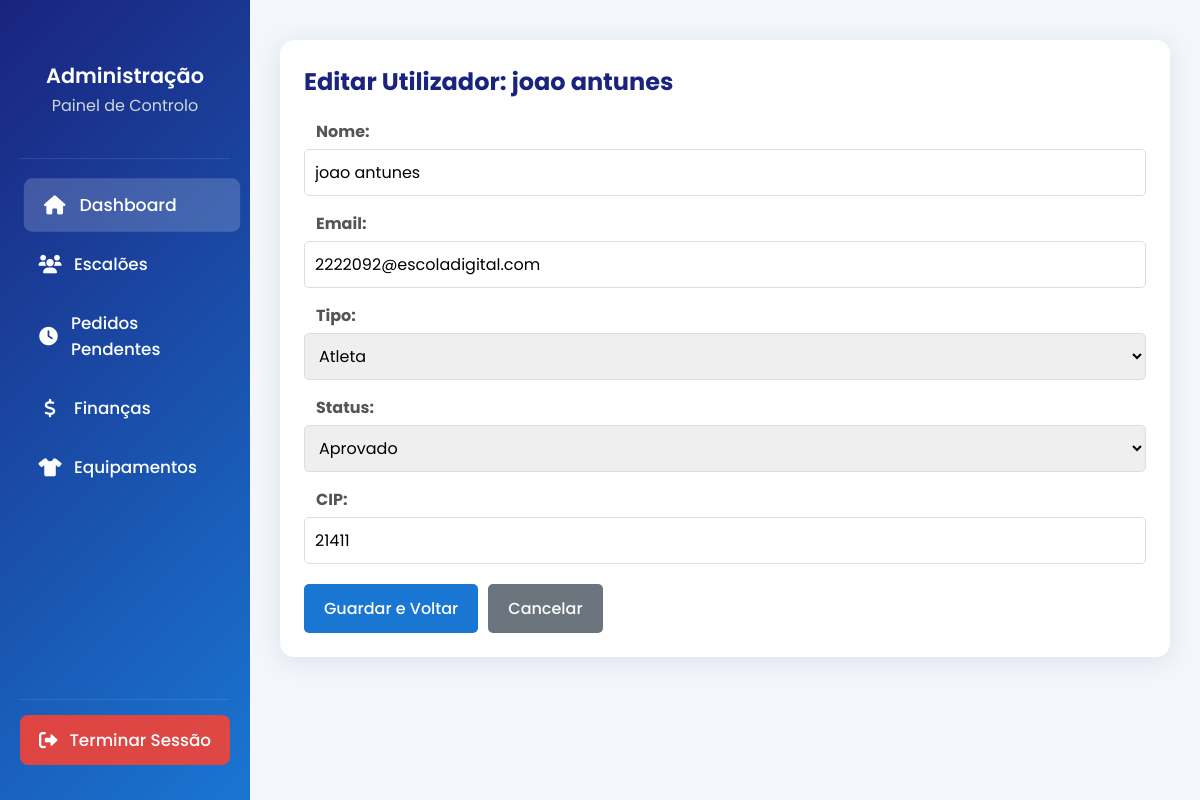
Page /src/admin_edit_user.php?id=27 (signed in) on the committed database.
### tables this page shows
CREATE TABLE `users` (
  `id` int(11) NOT NULL,
  `nome` varchar(100) NOT NULL,
  `email` varchar(100) NOT NULL,
  `password_hash` varchar(255) DEFAULT NULL,
  `tipo` varchar(20) DEFAULT NULL,
  `data_registo` timestamp NOT NULL DEFAULT current_timestamp(),
  `status` varchar(20) DEFAULT NULL,
  `data_registro` timestamp NOT NULL DEFAULT current_timestamp(),
  `data_nascimento` date DEFAULT NULL,
  `genero` enum('M','F') DEFAULT NULL,
  `telefone` varchar(9) DEFAULT NULL,
  `nif` varchar(9) DEFAULT NULL,
  `morada` text DEFAULT NULL,
  `foto_perfil` varchar(255) DEFAULT NULL,
  `escalao` varchar(50) DEFAULT NULL,
  `posicao` varchar(50) DEFAULT NULL,
  `numero` int(11) DEFAULT NULL,
  `pe_dominante` varchar(20) DEFAULT NULL,
  `exame_medico_data` date DEFAULT NULL,
  `seguro_desportivo` varchar(50) DEFAULT NULL,
  `numero_socio` int(11) DEFAULT NULL,
  `cip` varchar(20) DEFAULT NULL,
  `modalidade_id` int(11) DEFAULT NULL,
  `escalao_id` int(11) DEFAULT NULL
);

### src/admin_edit_user.php (the view, shortened to what this page needs)
<?php
require 'db.php';
$user_id = $_GET['id'] ?? 0;
$user = null;
if ($user_id) {
    $stmt = $conn->prepare("SELECT id, nome, email, tipo, status, cip, numero_socio FROM users WHERE id = ?");
    $stmt->bind_param("i", $user_id);
    $stmt->execute();
    $result = $stmt->get_result();
    $user = $result->fetch_assoc();
}
?>
<!DOCTYPE html>
<html lang="pt">
<head>
    <link rel="stylesheet" href="dashboard_nav.css">
    <link rel="stylesheet" href="dashboard_atleta.css">
    <link rel="stylesheet" href="https://cdnjs.cloudflare.com/ajax/libs/font-awesome/6.0.0/css/all.min.css">
</head>
<body>
    <div class="dashboard-layout">
        <div class="dashboard-sidebar staff-sidebar">
            <div class="staff-header">
                <h3>Administração</h3>
                <p>Painel de Controlo</p>
            </div>
            <div class="staff-menu">
                <a href="admin_dashboard.php" class="menu-item active">
                    <i class="fas fa-home"></i> Dashboard
                </a>
                <a href="admin_escaloes.php" class="menu-item">
                    <i class="fas fa-users"></i> Escalões
                </a>
                <a href="admin-pendentes.php" class="menu-item">
                    <i class="fas fa-clock"></i> Pedidos Pendentes
                </a>
                <a href="admin_financas.php" class="menu-item">
                    <i class="fas fa-dollar-sign"></i> Finanças
                </a>
                <a href="admin_equipamentos.php" class="menu-item">
                    <i class="fas fa-tshirt"></i> Equipamentos
                </a>
            </div>
            <div class="logout-button">
                <form method="post" action="logout.php">
                    <button type="submit" class="btn-logout">
                        <i class="fas fa-sign-out-alt"></i> Terminar Sessão
                    </button>
                </form>
            </div>
        </div>
        <div class="dashboard-content">
            <div class="card">
                <h2>Editar Utilizador: <?= htmlspecialchars($user['nome']) ?></h2>
                <form method="post" action="">
                    <div class="form-group">
                        <label for="nome">Nome:</label>
                        <input type="text" id="nome" name="nome" value="<?= htmlspecialchars($user['nome']) ?>" required>
                    </div>
                    <div class="form-group">
                        <label for="email">Email:</label>
                        <input type="email" id="email" name="email" value="<?= htmlspecialchars($user['email']) ?>" required>
                    </div>
                    <div class="form-group">
                        <label for="tipo">Tipo:</label>
                         <select id="tipo" name="tipo" required>
                            <option value="atleta" <?= $user['tipo'] == 'atleta' ? 'selected' : '' ?>>Atleta</option>
                        </select>
                    </div>
                    <div class="form-group">
                        <label for="status">Status:</label>
                        <select id="status" name="status" required>
                            <option value="aprovado" <?= $user['status'] == 'aprovado' ? 'selected' : '' ?>>Aprovado</option>
                        </select>
                    </div>
                    <div class="form-group">
                        <label for="cip">CIP:</label>
                        <input type="text" id="cip" name="cip" value="<?= htmlspecialchars($user['cip']) ?>">
                    </div>
                    <div class="form-buttons">
                        <button type="submit" name="save_and_return" class="btn-save">Guardar e Voltar</button>
                        <a href="admin_dashboard.php" class="btn-cancel">Cancelar</a>
                    </div>
                </form>
            </div>
        </div>
    </div>
</body>
</html>

### src/dashboard_nav.css (style rules this page uses)
* { margin: 0; padding: 0; box-sizing: border-box; font-family: 'Poppins', sans-serif; }
body { font-family: 'Inter', Arial, sans-serif; background: #f4f6fb; margin: 0; padding: 0; }
.dashboard-layout { display: flex; min-height: 100vh; }
.dashboard-sidebar { width: 280px; background: linear-gradient(135deg, #1a237e 0%, #1976d2 100%); color: white; padding: 20px; position: fixed; height: 100vh; overflow-y: auto; }
.staff-header { text-align: center; padding: 40px 0; border-bottom: 1px solid rgba(255,255,255,0.1); margin-bottom: 20px; display: flex; flex-direction: column; align-items: center; justify-content: center; }
.staff-header h3 { font-size: 1.3em; margin: 0 0 5px; font-weight: 600; }
.staff-header p { font-size: 0.95em; color: rgba(255,255,255,0.8); margin: 0; }
.staff-menu { margin-bottom: 20px; }
.menu-item { display: flex; align-items: center; padding: 12px 15px; color: rgba(255,255,255,0.8); text-decoration: none; border-radius: 8px; margin-bottom: 8px; font-weight: 500; transition: all 0.2s; position: relative; }
.menu-item.active { background: rgba(25, 118, 210, 0.15); color: #1976d2; font-weight: bold; }
.menu-item i { width: 24px; margin-right: 12px; font-size: 1.1em; text-align: center; }
.dashboard-content { margin-left: 280px; padding: 40px 30px 30px 30px; width: calc(100% - 280px); }
.menu-item { animation: slideIn 0.3s ease-out; }

### src/dashboard_atleta.css (style rules this page uses)
:root { --primary-color: #004080; --primary-light: #002b57; --secondary-color: #f4f6fb; --text-dark: #333; --text-light: #666; --white: #fff; --success: #28a745; --danger: #dc3545; --border-radius: 12px; --box-shadow: 0 4px 24px rgba(26,35,126,0.10); --transition: all 0.3s ease; }
* { margin: 0; padding: 0; box-sizing: border-box; font-family: 'Poppins', sans-serif; }
.form-group { margin-bottom: 20px; }
.form-group label { display: block; margin-bottom: 8px; font-weight: 500; color: var(--text-dark); padding-left: 12px; box-sizing: border-box; }
.form-group input, .form-group select, .form-group textarea { width: 100%; padding: 12px; border: 1px solid #e0e0e0; border-radius: 8px; font-size: 0.95em; transition: var(--transition); box-sizing: border-box; }

### rows in the picture
users: nome "joao antunes", email "2222092@escoladigital.com", tipo "Atleta", status "Aprovado", cip "21411"
